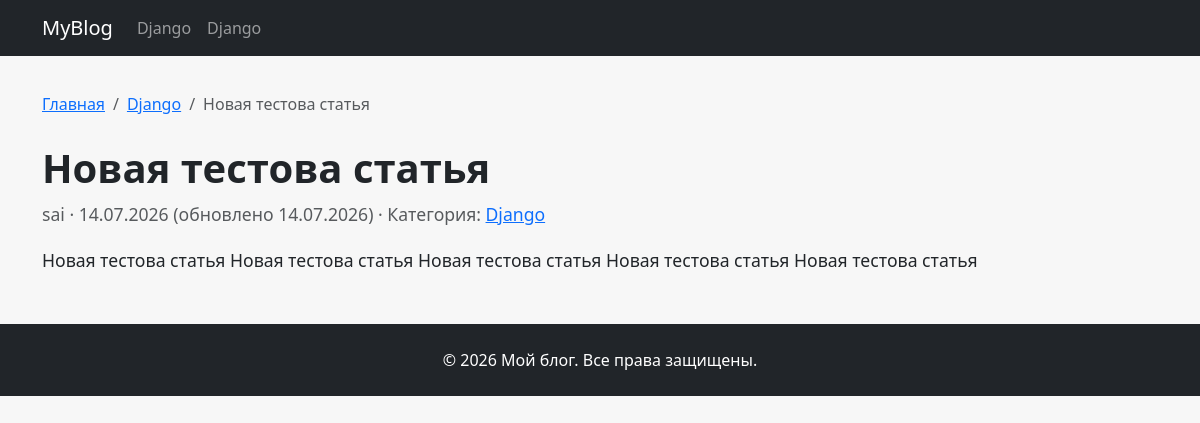
/2026/7/14/novaya-testova-statya/, run on the app's committed database.
### blog/models.py (models this page shows, shortened)
class MenuItem(models.Model):
    title = models.CharField('Название', max_length=100)
    url = models.CharField('URL-адрес', max_length=250, blank=True,
                           help_text='Оставьте пустым, если это выпадающее меню без ссылки')
    order = models.PositiveIntegerField('Порядок', default=0)
    is_active = models.BooleanField('Активен', default=True)
    class Meta:
        verbose_name = 'Пункт меню'
        verbose_name_plural = 'Пункты меню'
        ordering = ['order']

class SEOModel(models.Model):
    meta_title = models.CharField('Мета-заголовок', max_length=200, blank=True,
                                  help_text='Оставьте пустым для автоматической генерации')
    meta_description = models.TextField('Мета-описание', blank=True,
                                        help_text='Оставьте пустым для автогенерации')
    meta_keywords = models.CharField('Ключевые слова', max_length=300, blank=True)
    class Meta:
        abstract = True

class Category(SEOModel):
    name = models.CharField('Название', max_length=100, unique=True)
    slug = models.SlugField('URL-фрагмент', max_length=100, unique=True)
    description = models.TextField('Описание', blank=True)
    show_in_menu = models.BooleanField('Показывать в меню', default=False,
                                       help_text='Отметьте, чтобы категория автоматически появилась в меню')
    menu_order = models.PositiveIntegerField('Порядок в меню', default=0,
                                         help_text='Чем меньше число, тем выше позиция')
    class Meta:
        verbose_name = 'Категория'
        verbose_name_plural = 'Категории'
    def get_absolute_url(self):
        return reverse('blog:category_detail', args=[self.slug])

class Article(SEOModel):
    title = models.CharField('Заголовок', max_length=250)
    slug = models.SlugField('URL-фрагмент', max_length=250, unique_for_date='pub_date')
    author = models.ForeignKey('auth.User', on_delete=models.CASCADE, verbose_name='Автор')
    category = models.ForeignKey(Category, on_delete=models.SET_NULL, null=True,
                                 related_name='articles', verbose_name='Категория')
    image = models.ImageField('Изображение', upload_to='articles/%Y/%m/', blank=True, null=True)
    content = models.TextField('Содержание')
    pub_date = models.DateTimeField('Дата публикации', auto_now_add=True)
    updated = models.DateTimeField('Обновлено', auto_now=True)
    is_published = models.BooleanField('Опубликовано', default=True)
    class Meta:
        verbose_name = 'Статья'
        verbose_name_plural = 'Статьи'
        ordering = ['-pub_date']
    def get_absolute_url(self):
        return reverse('blog:article_detail', args=[self.pub_date.year,
                                                    self.pub_date.month,
                                                    self.pub_date.day,
                                                    self.slug])

### blog/views.py (the view)
# urls.py: path('<int:year>/<int:month>/<int:day>/<slug:slug>/', views.ArticleDetailView.as_view(), name='article_detail'),
class ArticleDetailView(DetailView):
    model = Article
    template_name = 'blog/article_detail.html'
    context_object_name = 'article'
    def get_queryset(self):
        return Article.objects.filter(is_published=True).select_related('category', 'author')

### blog/context_processors.py (called while the page is built)
def menu_items(request):
    items = []
    for item in MenuItem.objects.filter(is_active=True).order_by('order'):
        items.append({
            'title': item.title,
            'url': item.url,
            'order': item.order,
        })
    for cat in Category.objects.filter(show_in_menu=True).order_by('menu_order'):
        items.append({
            'title': cat.name,
            'url': cat.get_absolute_url(),
            'order': cat.menu_order + 1000,  # смещение, чтобы после ручных пунктов (можно настроить)
        })
    items.sort(key=lambda x: x['order'])
    return {'menu_items': items}

### blog/templates/blog/article_detail.html (shortened to what this page needs)
{% extends 'blog/base.html' %}
{% load static %}
{% block breadcrumb %}
<nav aria-label="breadcrumb">
    <ol class="breadcrumb" itemscope itemtype="https://schema.org/BreadcrumbList">
        <li class="breadcrumb-item" itemprop="itemListElement" itemscope itemtype="https://schema.org/ListItem">
            <a href="{% url 'blog:article_list' %}" itemprop="item"><span itemprop="name">Главная</span></a>
        </li>
        {% if article.category %}
        <li class="breadcrumb-item" itemprop="itemListElement" itemscope itemtype="https://schema.org/ListItem">
            <a href="{{ article.category.get_absolute_url }}" itemprop="item"><span itemprop="name">{{ article.category.name }}</span></a>
        </li>
        {% endif %}
        <li class="breadcrumb-item active" aria-current="page" itemprop="itemListElement" itemscope itemtype="https://schema.org/ListItem">
            <span itemprop="name">{{ article.title }}</span>
        </li>
    </ol>
</nav>
{% endblock %}
{% block content %}
<article itemscope itemtype="https://schema.org/Article" class="article-content">
    <h1 itemprop="headline" class="fw-bold">{{ article.title }}</h1>
    <div class="mb-3 text-muted">
        <span itemprop="author" itemscope itemtype="https://schema.org/Person">
            <span itemprop="name">{{ article.author.username }}</span>
        </span>
        · <time datetime="{{ article.pub_date|date:'Y-m-d' }}" itemprop="datePublished">{{ article.pub_date|date:"d.m.Y" }}</time>
        {% if article.updated != article.pub_date %}
        (обновлено <time datetime="{{ article.updated|date:'Y-m-d' }}">{{ article.updated|date:"d.m.Y" }}</time>)
        {% endif %}
        {% if article.category %}
        · Категория: <a href="{{ article.category.get_absolute_url }}">{{ article.category.name }}</a>
        {% endif %}
    </div>
    <div itemprop="articleBody">
        {{ article.content|safe }}
    </div>
</article>
{% endblock %}

### blog/templates/blog/base.html (shortened to what this page needs)
{% load static %}
<!DOCTYPE html>
<html lang="ru">
<head>
    <link href="https://cdn.jsdelivr.net/npm/bootstrap@5.3.0/dist/css/bootstrap.min.css" rel="stylesheet">
    <link href="{% static 'css/style.css' %}" rel="stylesheet">
</head>
<body>
<nav class="navbar navbar-expand-lg navbar-dark bg-dark mb-4">
    <div class="container">
        <a class="navbar-brand" href="{% url 'blog:article_list' %}">MyBlog</a>
        <div class="collapse navbar-collapse" id="navbarNav">
            <ul class="navbar-nav me-auto">
                {% for item in menu_items %}
                <li class="nav-item">
                    <a class="nav-link" href="{{ item.url|default:'#' }}">{{ item.title }}</a>
                </li>
                {% endfor %}
            </ul>
        </div>
    </div>
</nav>
<main class="container">
    {% block breadcrumb %}{% endblock %}
    {% block content %}{% endblock %}
</main>
<footer class="bg-dark text-white mt-5 py-4">
    <div class="container text-center">
        <p class="mb-0">&copy; {% now "Y" %} Мой блог. Все права защищены.</p>
    </div>
</footer>
</body>
</html>

### static/css/style.css (style rules this page uses)
body { background-color: #f7f7f7; font-family: 'Segoe UI', Tahoma, Geneva, Verdana, sans-serif; }
.article-content { font-size: 1.1rem; line-height: 1.7; }
.breadcrumb { background: none; padding: 0.75rem 0; }

### data on the page
MenuItem: title "Django"
Category: title "Django"
Article: category.name "Django", title "Новая тестова статья", author.username "sai", pub_date "14.07.2026", updated "14.07.2026", content "Новая тестова статья Новая тестова статья Новая тестова статья Новая тестова статья Новая тестова статья"
